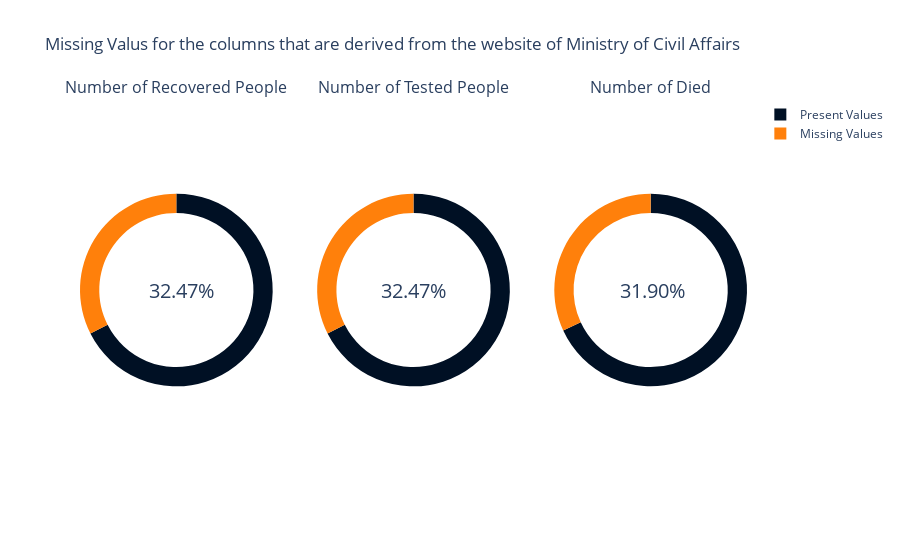

Notebook code cell kept with this figure:
### Code cell
colors = ["#FF800B", "#001024"]


## Missing percentage for Broj oporavljenih osoba
pct = fullDataFrame.isnull().sum()[4] / fullDataFrame["Broj oporavljenih osoba"].count()
pct = '{:.2%}'.format(pct)

## Missing percentage for Broj testiranih dnevno
pct1 = fullDataFrame.isnull().sum()[5] / fullDataFrame["Broj testiranih dnevno"].count()
pct1 = '{:.2%}'.format(pct1)

## Missing percentage for Broj smrtnih slučajeva  
pct2 = fullDataFrame.isnull().sum()[6] / fullDataFrame["Broj smrtnih slučajeva"].count()
pct2 = '{:.2%}'.format(pct2)


fig = make_subplots(
    rows = 1, cols = 3,
    specs=[[{"type": "pie"}, {"type": "pie"}, {"type": "pie"}]],
    subplot_titles = ("Number of Recovered People", "Number of Tested People", "Number of Died"))

fig.add_trace(
    go.Pie(labels = names, values = recovered, hole = .8, textinfo = "none", text = [pct]),
    row = 1, col = 1)

fig.add_trace(
    go.Pie(labels = names, values = tested, hole = .8, textinfo = "none", text = [pct1]),
    row = 1, col = 2)

fig.add_trace(
    go.Pie(labels = names, values = died, hole = .8, textinfo = "none", text = [pct2],),
    row = 1, col = 3)

fig.add_annotation(x=0.1, y=0.5,
            text=pct,
            font_size=20,
            showarrow=False)

fig.add_annotation(x=0.5, y=0.5,
            text=pct1,
            font_size=20,
            showarrow=False)

fig.add_annotation(x=0.91, y=0.5,
            text=pct2,
            font_size=20,
            showarrow=False)

fig.update_traces(
    hoverinfo = 'label + value',
    marker = dict(colors = colors),
    col = 1
)

fig.update_traces(
    hoverinfo = 'label + value',
    marker = dict(colors = colors),
    col = 2
)

fig.update_traces(
    hoverinfo = 'label + value',
    marker = dict(colors = colors),
    col = 3
)
fig.update_layout(title_text="Missing Valus for the columns that are derived from the website of Ministry of Civil Affairs")

fig.show()

### Figure 1 — Plotly figure (JSON) as saved in the notebook; plotly's stock layout.template omitted (floating-point values rounded to 4 significant figures)
{"data": [{"domain": {"x": [0, 0.2889], "y": [0, 1]}, "hole": 0.8, "hoverinfo": "label+value", "labels": ["Missing Values", "Present Values"], "marker": {"colors": ["#FF800B", "#001024"]}, "text": ["32.47%"], "textinfo": "none", "type": "pie", "values": [75, 156]}, {"domain": {"x": [0.3556, 0.6444], "y": [0, 1]}, "hole": 0.8, "hoverinfo": "label+value", "labels": ["Missing Values", "Present Values"], "marker": {"colors": ["#FF800B", "#001024"]}, "text": ["32.47%"], "textinfo": "none", "type": "pie", "values": [75, 156]}, {"domain": {"x": [0.7111, 1], "y": [0, 1]}, "hole": 0.8, "hoverinfo": "label+value", "labels": ["Missing Values", "Present Values"], "marker": {"colors": ["#FF800B", "#001024"]}, "text": ["31.90%"], "textinfo": "none", "type": "pie", "values": [74, 158]}], "layout": {"annotations": [{"font": {"size": 16}, "showarrow": false, "text": "Number of Recovered People", "x": 0.1444, "xanchor": "center", "xref": "paper", "y": 1, "yanchor": "bottom", "yref": "paper"}, {"font": {"size": 16}, "showarrow": false, "text": "Number of Tested People", "x": 0.5, "xanchor": "center", "xref": "paper", "y": 1, "yanchor": "bottom", "yref": "paper"}, {"font": {"size": 16}, "showarrow": false, "text": "Number of Died", "x": 0.8556, "xanchor": "center", "xref": "paper", "y": 1, "yanchor": "bottom", "yref": "paper"}, {"font": {"size": 20}, "showarrow": false, "text": "32.47%", "x": 0.1, "y": 0.5}, {"font": {"size": 20}, "showarrow": false, "text": "32.47%", "x": 0.5, "y": 0.5}, {"font": {"size": 20}, "showarrow": false, "text": "31.90%", "x": 0.91, "y": 0.5}], "title": {"text": "Missing Valus for the columns that are derived from the website of Ministry of Civil Affairs"}}}
